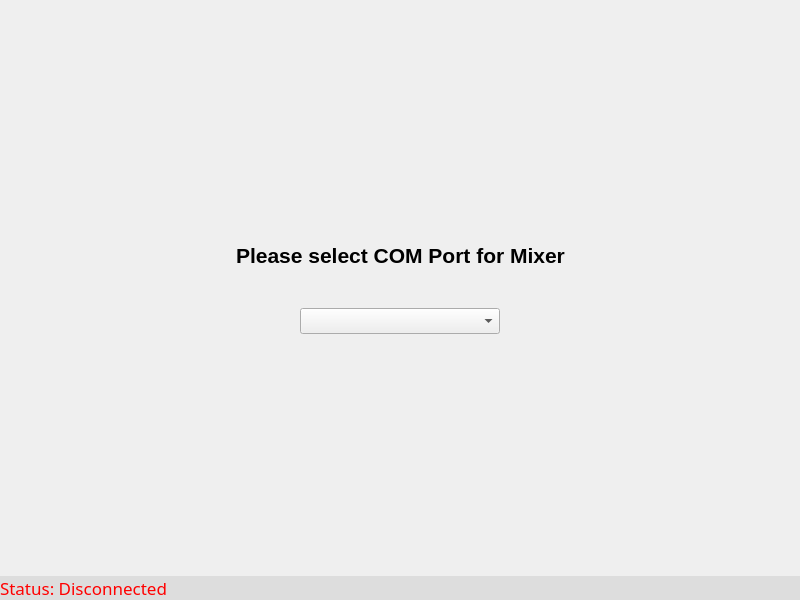
<?xml version="1.0" encoding="UTF-8"?>
<ui version="4.0">
 <class>StartWidget</class>
 <widget class="QWidget" name="StartWidget">
  <property name="geometry">
   <rect>
    <x>0</x>
    <y>0</y>
    <width>800</width>
    <height>600</height>
   </rect>
  </property>
  <property name="windowTitle">
   <string>Form</string>
  </property>
  <layout class="QVBoxLayout" name="verticalLayout">
   <property name="leftMargin">
    <number>0</number>
   </property>
   <property name="topMargin">
    <number>0</number>
   </property>
   <property name="rightMargin">
    <number>0</number>
   </property>
   <property name="bottomMargin">
    <number>0</number>
   </property>
   <item>
    <layout class="QVBoxLayout" name="verticalLayout_2">
     <property name="spacing">
      <number>0</number>
     </property>
     <property name="leftMargin">
      <number>0</number>
     </property>
     <property name="rightMargin">
      <number>0</number>
     </property>
     <item>
      <spacer name="verticalSpacer_2">
       <property name="orientation">
        <enum>Qt::Vertical</enum>
       </property>
       <property name="sizeHint" stdset="0">
        <size>
         <width>20</width>
         <height>40</height>
        </size>
       </property>
      </spacer>
     </item>
     <item>
      <layout class="QHBoxLayout" name="horizontalLayout_3">
       <item>
        <spacer name="horizontalSpacer_3">
         <property name="orientation">
          <enum>Qt::Horizontal</enum>
         </property>
         <property name="sizeHint" stdset="0">
          <size>
           <width>40</width>
           <height>20</height>
          </size>
         </property>
        </spacer>
       </item>
       <item>
        <widget class="QLabel" name="label_2">
         <property name="sizePolicy">
          <sizepolicy hsizetype="Preferred" vsizetype="Preferred">
           <horstretch>0</horstretch>
           <verstretch>0</verstretch>
          </sizepolicy>
         </property>
         <property name="font">
          <font>
           <pointsize>16</pointsize>
           <weight>75</weight>
           <bold>true</bold>
          </font>
         </property>
         <property name="text">
          <string>Please select COM Port for Mixer</string>
         </property>
        </widget>
       </item>
       <item>
        <spacer name="horizontalSpacer_4">
         <property name="orientation">
          <enum>Qt::Horizontal</enum>
         </property>
         <property name="sizeHint" stdset="0">
          <size>
           <width>40</width>
           <height>20</height>
          </size>
         </property>
        </spacer>
       </item>
      </layout>
     </item>
     <item>
      <spacer name="verticalSpacer">
       <property name="orientation">
        <enum>Qt::Vertical</enum>
       </property>
       <property name="sizeType">
        <enum>QSizePolicy::Fixed</enum>
       </property>
       <property name="sizeHint" stdset="0">
        <size>
         <width>20</width>
         <height>40</height>
        </size>
       </property>
      </spacer>
     </item>
     <item>
      <layout class="QHBoxLayout" name="horizontalLayout_2">
       <item>
        <spacer name="horizontalSpacer">
         <property name="orientation">
          <enum>Qt::Horizontal</enum>
         </property>
         <property name="sizeHint" stdset="0">
          <size>
           <width>40</width>
           <height>20</height>
          </size>
         </property>
        </spacer>
       </item>
       <item>
        <widget class="QComboBox" name="comPorts">
         <property name="sizePolicy">
          <sizepolicy hsizetype="Preferred" vsizetype="Preferred">
           <horstretch>0</horstretch>
           <verstretch>0</verstretch>
          </sizepolicy>
         </property>
         <property name="minimumSize">
          <size>
           <width>200</width>
           <height>0</height>
          </size>
         </property>
         <property name="maximumSize">
          <size>
           <width>16777215</width>
           <height>16777215</height>
          </size>
         </property>
         <property name="font">
          <font>
           <family>MS Shell Dlg 2</family>
           <pointsize>11</pointsize>
          </font>
         </property>
        </widget>
       </item>
       <item>
        <spacer name="horizontalSpacer_2">
         <property name="orientation">
          <enum>Qt::Horizontal</enum>
         </property>
         <property name="sizeHint" stdset="0">
          <size>
           <width>40</width>
           <height>20</height>
          </size>
         </property>
        </spacer>
       </item>
      </layout>
     </item>
     <item>
      <spacer name="verticalSpacer_3">
       <property name="orientation">
        <enum>Qt::Vertical</enum>
       </property>
       <property name="sizeHint" stdset="0">
        <size>
         <width>20</width>
         <height>40</height>
        </size>
       </property>
      </spacer>
     </item>
     <item>
      <widget class="QLabel" name="label">
       <property name="sizePolicy">
        <sizepolicy hsizetype="Preferred" vsizetype="Preferred">
         <horstretch>0</horstretch>
         <verstretch>0</verstretch>
        </sizepolicy>
       </property>
       <property name="font">
        <font>
         <family>MS Gothic</family>
         <pointsize>13</pointsize>
        </font>
       </property>
       <property name="styleSheet">
        <string notr="true">background-color: #DDDDDD; color:red</string>
       </property>
       <property name="text">
        <string>Status: Disconnected</string>
       </property>
      </widget>
     </item>
    </layout>
   </item>
  </layout>
 </widget>
 <resources/>
 <connections/>
</ui>
